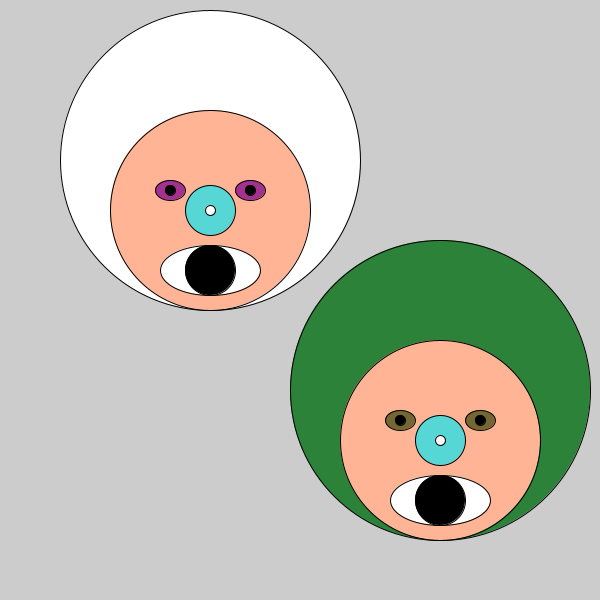
Frame 1 (no input)
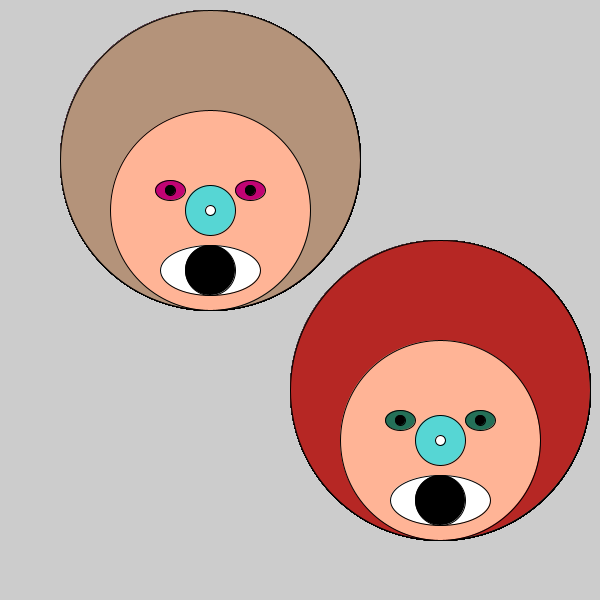
Frame 60 (the mouse pressed at the canvas centre just before this capture)
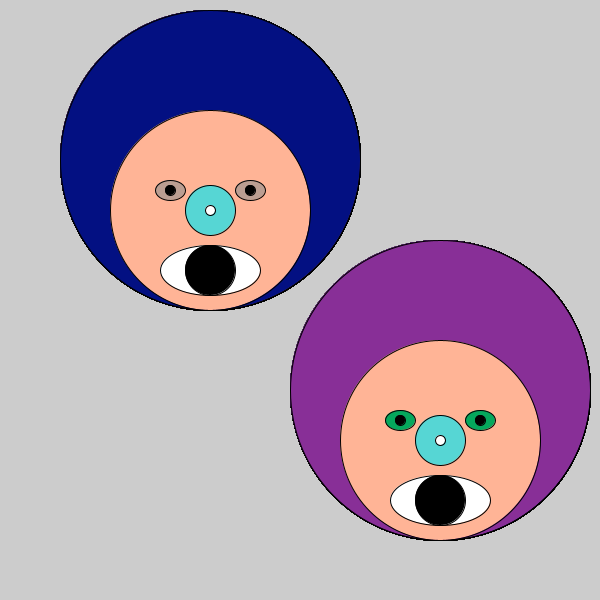
Frame 120 (the mouse held since frame 60 and released just before this capture)

The Processing sketch that drew these frames (run headless with seeded random() and noise(); from frame 60 on, the mouse is pressed at the canvas centre):

// Processing sketch: processing_183003
// ── processing_183003.pde

int x;

void setup() {
  size(600, 600);
  frameRate(22);

}

void draw() {
  andlit(210, 210);
 // fill(255, 5, 5);
 andlit(440,440);

}


void andlit( int x, int y ) {
  ellipse(x-0, y-50, 300,300);
  fill(255, 180, 150);
  ellipse(x, y, 200, 200);
  fill(random(255), random(189), random(152));
  ellipse(x-40, y-20, 30, 20);
  ellipse(x+40, y-20, 30, 20);
  fill(0,0,0);
   ellipse(x+40, y-20, 10, 10);
  ellipse(x-40, y-20, 10,10);
  fill(86,214,212);
  ellipse(x, y, 50, 50);
  fill(255,255,255);
  ellipse(x, y, 10, 10);
  fill(255,255,255);
  ellipse(x, y+60, 100, 50);
  fill(0,0,0);
  ellipse(x,y+60,50,50);
  fill(random(189),random(152),random(180));
  

}
